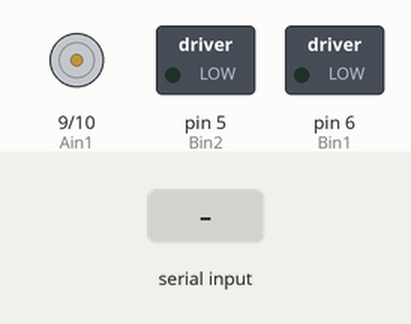
Simulated run of this sketch. Board: Arduino Uno, built with avr-gcc and run on an emulated ATmega328P. On the bench: motor-driver pin pairs drawn as motors (green arrow = first pin HIGH = forward, orange = second pin HIGH = backward, longer = more drive), switched loads named in the sketch (green lamp = pin HIGH). Inputs (shaded band) come from the test bench.

Above: at 1.2 s.
1.3 s: "90|45\n" received over the second serial link
At 2.3 s:
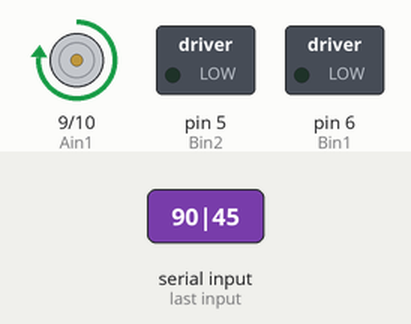
2.8 s: "|" received over the second serial link
At 3.5 s:
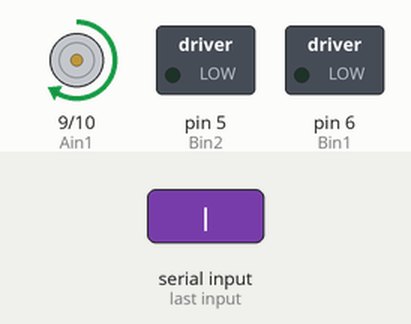
4.3 s: "1|90\n" received over the second serial link
At 4.6 s:
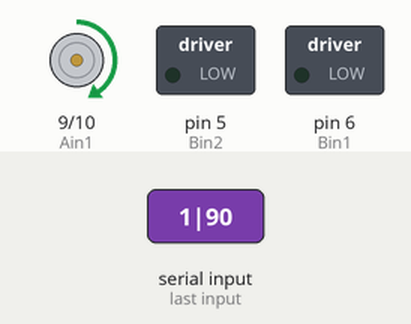
5.8 s: "30|150\n" received over the second serial link
At 6.9 s:
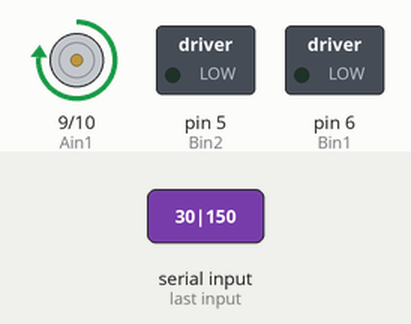
Timing chart, 0 to 8.3 s (numbered marks = the images above; inputs shaded):
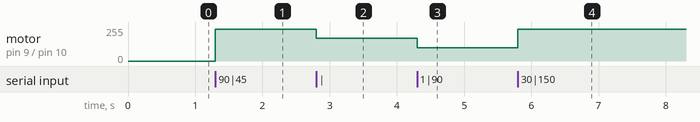

The sketch:

RC-Diwheel.ino
```cpp
// (licence header left out)
#include <SoftwareSerial.h>

SoftwareSerial BTSerial(11, 12); // RX, TX
String btBuffer;

#define Ain1 9
#define Ain2 10
#define Bin1 6
#define Bin2 5

void setup() {

  Serial.begin(115200);         // Debug
  BTSerial.begin(9600);         // Bluetooth

  pinMode(Ain1, OUTPUT);        // A in1
  pinMode(Ain2, OUTPUT);        // A in2
  pinMode(Bin1, OUTPUT);        // B in1
  pinMode(Bin2, OUTPUT);        // B in2

  analogWrite(Ain1,0);
  analogWrite(Ain2,0);
  analogWrite(Bin1,0);
  analogWrite(Bin2,0);

}

void loop() {

  if (BTSerial.available())
  {
    char received = BTSerial.read();
    btBuffer += received;
    if (received == '|')
    {
        processCommand();
        btBuffer = "";
    }
  }
}

void processCommand() {
  char separator = ',';
  int percL = getValue(btBuffer, separator, 0).toInt();
  int percR = getValue(btBuffer, separator, 1).toInt();

  if (percL > 0) {
    int spd = map(percL, 0, 100, 100, 255);
    analogWrite(Ain1, spd);
    analogWrite(Ain2, 0);
    // Serial.print("Left > 0: ");
    // Serial.println(spd);
  } else if (percL < 0) {
    int spd = map(percL, -100, 0, 255, 100);
    analogWrite(Ain1, 0);
    analogWrite(Ain2, spd);
    // Serial.print("Left < 0: ");
    // Serial.println(spd);
  } else if (percL == 0) {
    analogWrite(Ain1, 0);
    analogWrite(Ain2, 0);
  }

  if (percR > 0) {
    int spd = map(percR, 0, 100, 100, 255);
    analogWrite(Bin1, spd);
    analogWrite(Bin2, 0);
    // Serial.print("Right > 0: ");
    // Serial.println(spd);
  } else if (percR < 0) {
    int spd = map(percR, -100, 0, 255, 100);
    analogWrite(Bin1, 0);
    analogWrite(Bin2, spd);
    // Serial.print("Right < 0: ");
    // Serial.println(spd);
  } else if (percR == 0) {
    analogWrite(Bin1, 0);
    analogWrite(Bin2, 0);
  }

  delay(10);
}


String getValue(String data, char separator, int index) {
  int found = 0;
  int strIndex[] = {0, -1};
  int maxIndex = data.length()-1;

  for(int i=0; i<=maxIndex && found<=index; i++){
    if(data.charAt(i)==separator || i==maxIndex){
        found++;
        strIndex[0] = strIndex[1]+1;
        strIndex[1] = (i == maxIndex) ? i+1 : i;
    }
  }
  return found>index ? data.substring(strIndex[0], strIndex[1]) : "";
}
```

Measured:
- after the input at 1.3 s, motor on pin 9 (Ain1) / pin 10 (Ain2): stopped → forward 239/255 at once
- after the input at 2.8 s, motor on pin 9 (Ain1) / pin 10 (Ain2): forward 239/255 → forward 169/255 at once
- after the input at 4.3 s, motor on pin 9 (Ain1) / pin 10 (Ain2): forward 169/255 → forward 101/255 at once
- after the input at 5.8 s, motor on pin 9 (Ain1) / pin 10 (Ain2): forward 101/255 → forward 239/255 at once
